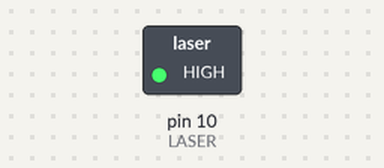
Bench run of a sketch on a simulated Arduino Uno, built with avr-gcc and run on an emulated ATmega328P. On the bench: switched loads named in the sketch (green lamp = pin HIGH).

Above: at 0.2 s.
At 7.2 s:
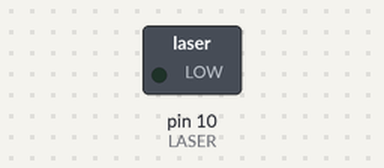
Timing chart, 0 to 11.7 s (numbered marks = the images above):
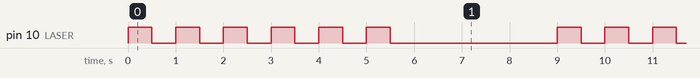

The sketch:

laser.ino
```cpp
#define LASER 10 // задаем имя для Pin10

void setup() {
   pinMode(LASER, OUTPUT); // инициализируем Pin10 как выход
}

void loop() {
for (int i=0; i<=5; i++) // мигание лазерным светодиодом
   {
      digitalWrite(LASER, HIGH);
      delay(500);
      digitalWrite(LASER, LOW);
      delay(500);
   }
   delay(3000);
}
```

Measured:
- by itself, pin 10 (LASER): repeats every 9.0 s: 5 × (LOW 0.50 s, HIGH 0.50 s), LOW 3.5 s, HIGH 0.50 s
- by itself, everything shown: repeats every 9.0 s, in 12 steps
